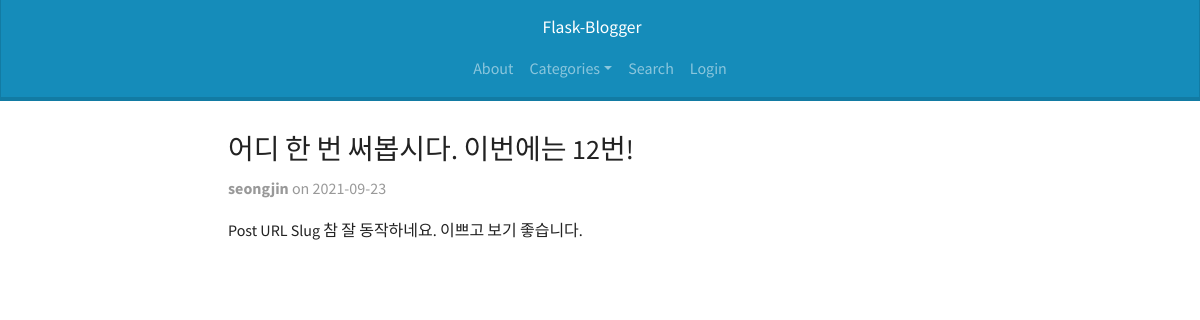
Page /어디-한-번-써봅시다-이번에는-12번/ on the committed database.
### tables this page shows
CREATE TABLE post (
    id INTEGER PRIMARY KEY AUTOINCREMENT,
    user_id INTEGER NOT NULL,
    title TEXT NOT NULL,
    slug TEXT UNIQUE NOT NULL,
    body TEXT NOT NULL,
    created TIMESTAMP NOT NULL DEFAULT CURRENT_TIMESTAMP,
    FOREIGN KEY (user_id) REFERENCES user (id)
);

CREATE TABLE user (
    id INTEGER PRIMARY KEY AUTOINCREMENT,
    userid TEXT UNIQUE NOT NULL,
    username TEXT NOT NULL,
    password TEXT NOT NULL
);

### blog/blog.py (the view)
@bp.route('/<string:slug>/')
def view_post(slug):
    post = get_post(slug, False)
    return render_template('blog/post.html', post=post)

### blog/auth.py (called while the page is built)
@bp.before_app_request
def load_logged_in_user():
    user_id = session.get('user_id')
    if user_id is None:
        g.user = None
    else:
        g.user = get_db().execute(
            'SELECT * FROM user WHERE id = ?', (user_id,)
        ).fetchone()

### blog/blog.py (called while the page is built)
def get_post(slug, check_author=True):
    post = get_db().execute(
        'SELECT p.id, slug, title, body, created, user_id, username'
        ' FROM post p JOIN user u ON p.user_id = u.id'
        ' WHERE slug = ?',
        (slug,)
    ).fetchone()
    if post is None:
        abort(404, f"Post doesn't exist.")
    if check_author and post['user_id'] != g.user['id']:
        abort(403)
    return post

### blog/db.py (called while the page is built)
def get_db():
    if 'db' not in g:
        g.db = sqlite3.connect(
            current_app.config['DATABASE'],
            detect_types=sqlite3.PARSE_DECLTYPES
        )
        g.db.row_factory = sqlite3.Row
    return g.db

### blog/templates/blog/post.html (shortened to what this page needs)
{% extends 'base.html' %}
{% block content %}
  <article class="post">
    <header>
      <div>
        <h2>{{ post['title'] }}</h2>
        <div class="text-muted">
          <strong>{{ post['username'] }}</strong> on {{ post['created'].strftime('%Y-%m-%d') }}
        </div>
      </div>
    </header>
    <p class="body">
      {{ post['body']|safe }}
    </p>
  </article>
{% endblock %}

### blog/static/style.css (style rules this page uses)
.post { margin: 1rem 0 2rem; word-break: keep-all; }
.body { margin: 1rem 0; }

### rows in the picture
post: title "어디 한 번 써봅시다. 이번에는 12번!", created "2021-09-23", body "Post URL Slug 참 잘 동작하네요. 이쁘고 보기 좋습니다."
user: username "seongjin"
